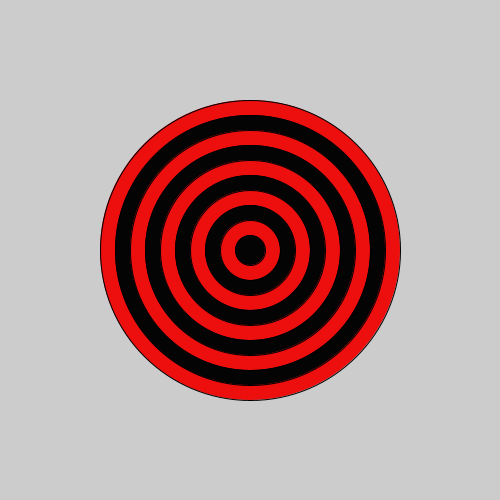
Frame 1 (no input)
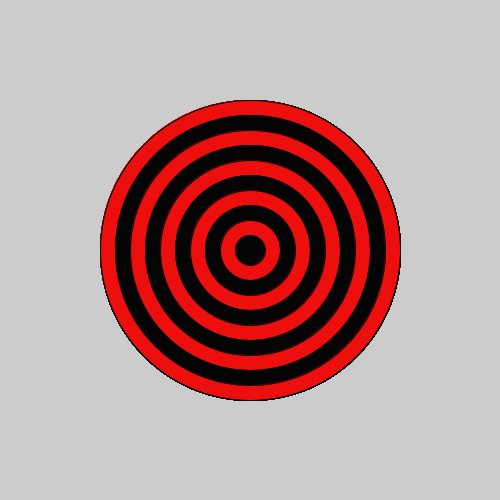
Frame 60 (the mouse pressed at the canvas centre just before this capture)
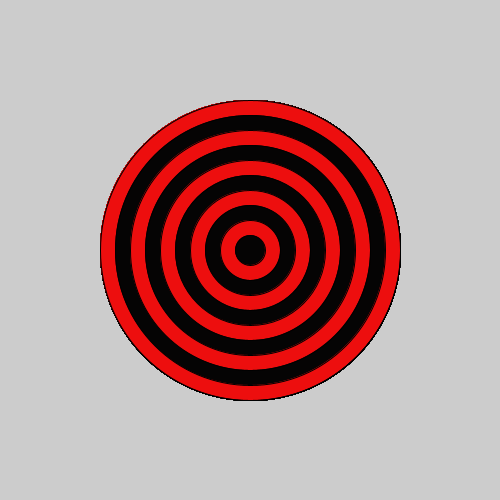
Frame 120 (the mouse held since frame 60 and released just before this capture)

The Processing sketch that drew these frames (run headless with seeded random() and noise(); from frame 60 on, the mouse is pressed at the canvas centre):

// Processing sketch: bullseye
// ── bullseye.pde
void setup(){
  size(500,500);
}

void draw(){
  int size = 300;
  for(int i=0; i<10; i++){
    
    if (i%2==0){
      fill(#ED0E0E);
    }
    else {
      fill(#050404);
    }
    
    ellipse(250,250,size,size);
    size-=30;
  }
}
